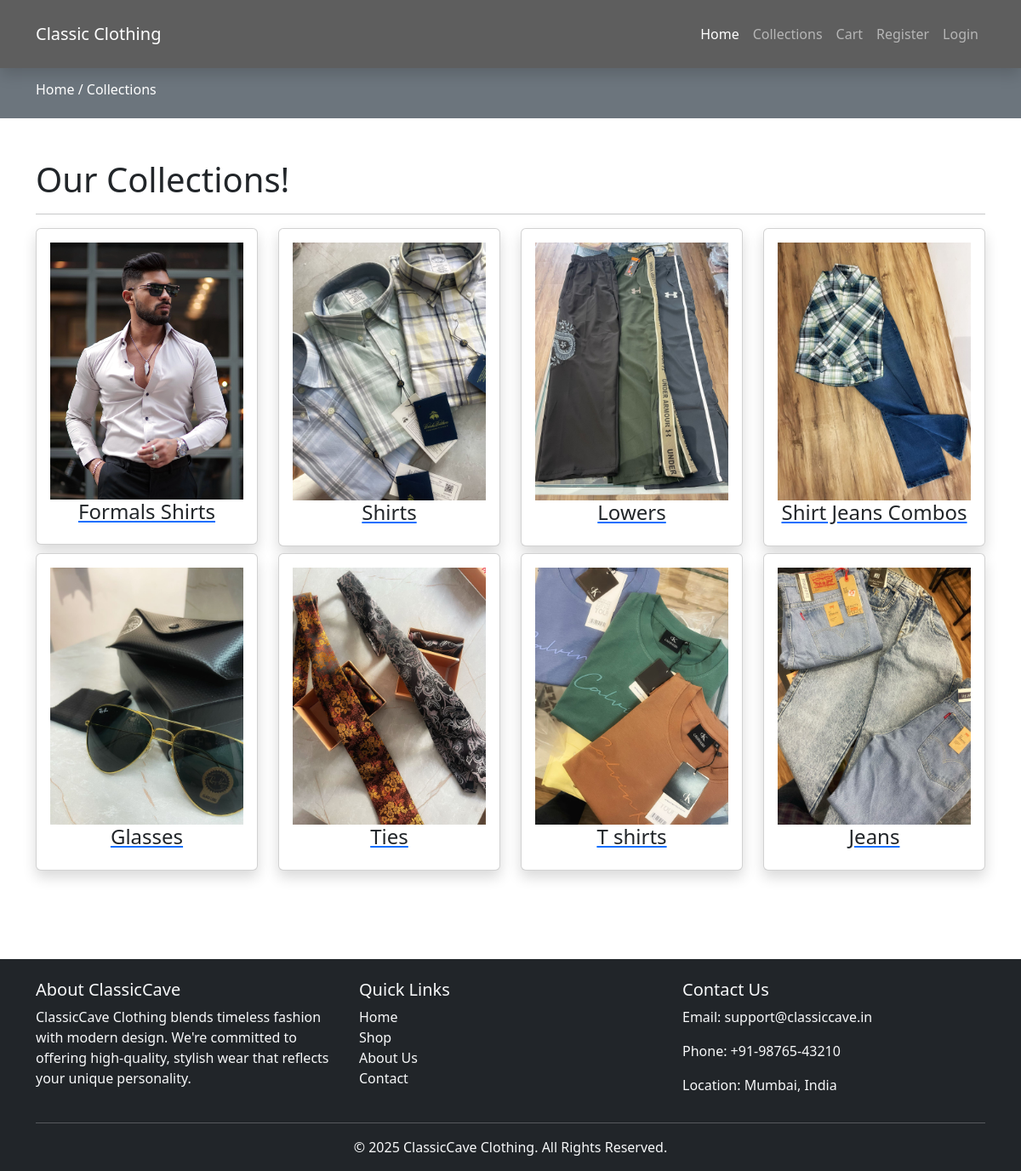
/categories.php, run on the app's committed database.
### tables this page shows
CREATE TABLE `categories` (
  `id` int(11) NOT NULL,
  `name` varchar(191) NOT NULL,
  `slug` varchar(191) NOT NULL,
  `description` mediumtext DEFAULT NULL,
  `status` tinyint(4) NOT NULL DEFAULT 0,
  `popular` tinyint(4) NOT NULL DEFAULT 0,
  `image` varchar(191) NOT NULL,
  `meta_title` varchar(191) NOT NULL,
  `meta_description` mediumtext NOT NULL,
  `meta_keywords` mediumtext NOT NULL,
  `created_at` timestamp NOT NULL DEFAULT current_timestamp()
);

### functions/userfunctions.php (called while the page is built, shortened)
<?php
include('config/dbcon.php');
function getAllActive($table)
{
        global $con;
        $query = "SELECT * FROM $table WHERE status='0'";
        return mysqli_query($con, $query);
}
?>

### categories.php (the view)
<?php
include('functions/userfunctions.php');
include('includes/header.php');
?>
<div class="py-3 bg-secondary">
    <div class="container">
        <h6 class="text-white">Home / Collections</h6>
    </div>
</div>
        <div class="py-5">
            <div class="container">
                <div class="row">
                    <div class="col-md-12">
                     <h1>Our Collections!</h1>
                     <hr>
                     <div class="row">
                    <?php
                    $categories = getAllActive("categories");
                    if(mysqli_num_rows($categories) > 0)
                    {
                        foreach($categories as $item)
                        {
                            ?>
                            <div class="col-md-3 mb-2">
                                <a href="products.php?category=<?= $item['slug'];?>">
                                <div class="card shadow">
                                    <div class="card-body">
                                        <img src="uploads/<?= $item['image']; ?>" alt=" Category Image" class="w-100">
                                        <h4 class="text-center"><?= $item['name']; ?></h4>
                                    </div>
                                </div>
                                </a>
                            </div>
                            <?php
                        }
                    }
                    else
                    {
                        echo "No category Available!";
                    }
                    ?>
                    </div>
                    </div>
                </div>
            </div>
        </div>
<?php include('includes/footer.php');?>

### data on the page
categories: image (picture), name "Formals Shirts"
categories: image (picture), name "Shirts"
categories: image (picture), name "Lowers"
categories: image (picture), name "Shirt Jeans Combos"
categories: image (picture), name "Glasses"
categories: image (picture), name "Ties"
categories: image (picture), name "T shirts"
categories: image (picture), name "Jeans"
